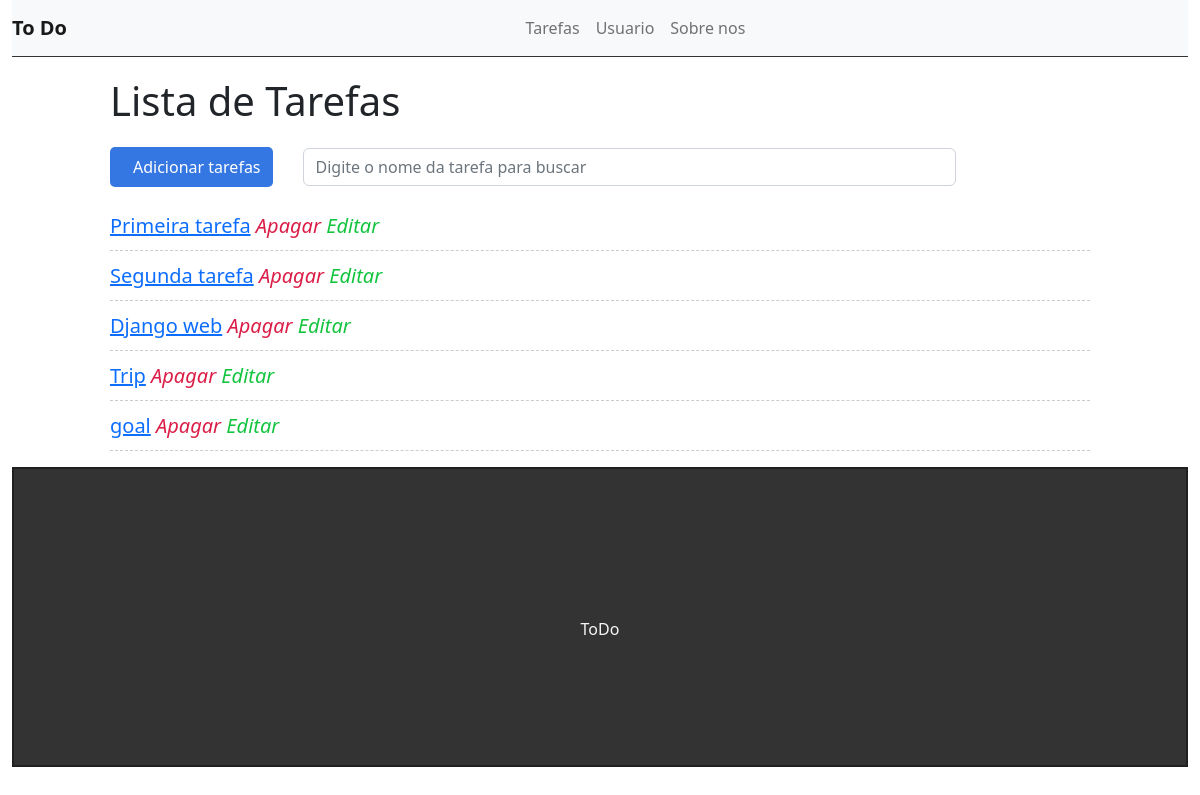
/, run on an earlier commit of the app's database.
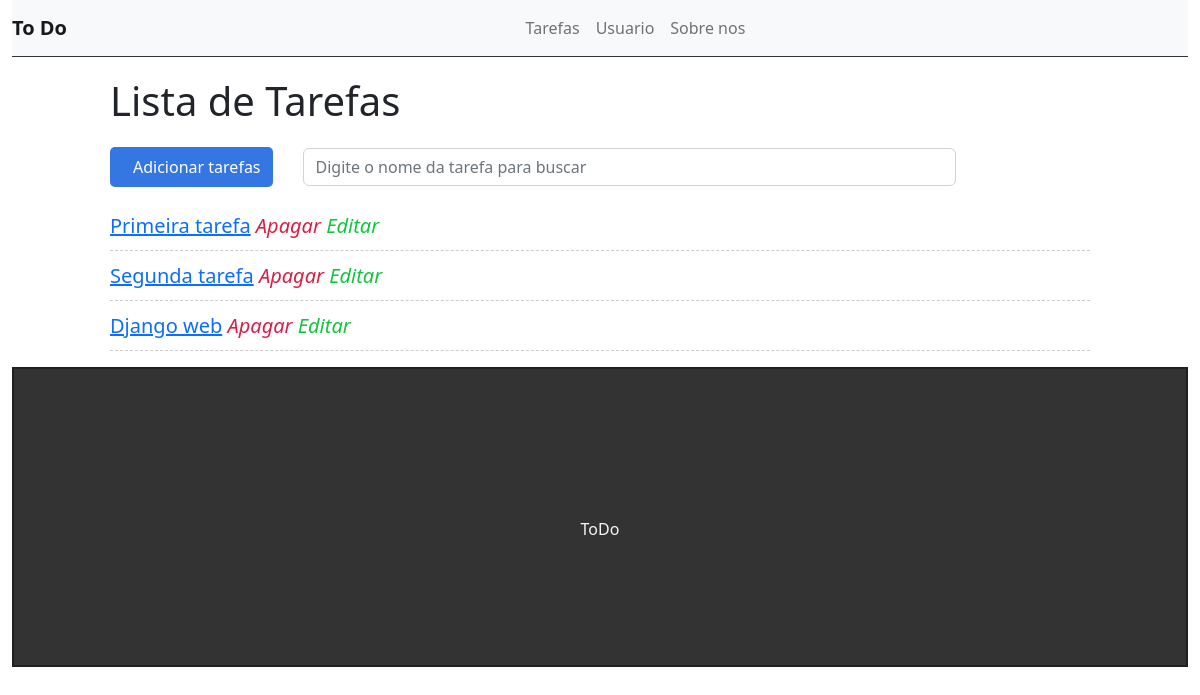
And on a later commit of the database.
### tasks/models.py (models this page shows, shortened)
class Task(models.Model):
    STATUS = (
        ('doing', 'Doing'),
        ('done', 'Done')
    )
    title = models.CharField(max_length=255)
    description = models.TextField()
    done = models.CharField(
        max_length=5,
        choices=STATUS,
    )
    created_at = models.DateTimeField(auto_now_add=True)
    updated_at = models.DateTimeField(auto_now=True)

### tasks/views.py (the view)
# urls.py: path('', views.taskList, name='task-list'),
def taskList(request):
    tasks = Task.objects.all
    return render(request, 'tasks/list.html', {'tasks': tasks})

### tasks/templates/tasks/list.html (shortened to what this page needs)
{% extends 'base.html' %}
{% block content %}
    <div class="offset-1 col-10 list-div">
        <h1>Lista de Tarefas</h1>
        <a class="add-link" href="newtask/">
            <div class="col-2 add-div">
                Adicionar tarefas
            </div>
        </a>
        <div class="col-8 search-div">
            <input class="form-control" type="text" name="search" id="search" placeholder="Digite o nome da tarefa para buscar"/>
        </div>
        <ul class="task-list">
            {% for task in tasks %}
                <li class="task-item">
                    <span><a href="task/{{task.id}}">{{task.title}}</a></span>
                    <span><i class="fas fa-trash">Apagar</i></span>
                    <a class="add-link" href="edit/{{task.id}}"><span><i class="fas fa-edit">Editar</i></span></a>
                </li>
            {% endfor %}
        </ul>
    </div>
{% endblock %}

What changed in the data, as far as the page shows it:
removed Task: title "Trip"
removed Task: title "goal"
